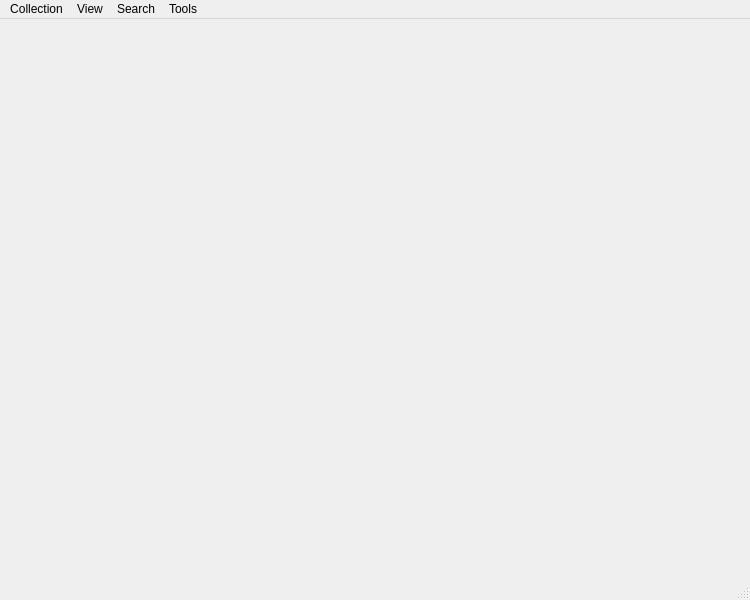
<?xml version="1.0" encoding="UTF-8"?>
<ui version="4.0">
 <class>MainWindow</class>
 <widget class="QMainWindow" name="MainWindow">
  <property name="geometry">
   <rect>
    <x>0</x>
    <y>0</y>
    <width>750</width>
    <height>600</height>
   </rect>
  </property>
  <property name="windowTitle">
   <string>Collector</string>
  </property>
  <property name="windowIcon">
   <iconset resource="img/img.qrc">
    <normaloff>:/collection.png</normaloff>:/collection.png</iconset>
  </property>
  <property name="unifiedTitleAndToolBarOnMac">
   <bool>true</bool>
  </property>
  <widget class="QWidget" name="centralwidget">
   <layout class="QVBoxLayout" name="verticalLayout">
    <item>
     <widget class="QWidget" name="wContainer" native="true"/>
    </item>
   </layout>
  </widget>
  <widget class="QMenuBar" name="menubar">
   <property name="geometry">
    <rect>
     <x>0</x>
     <y>0</y>
     <width>750</width>
     <height>22</height>
    </rect>
   </property>
   <widget class="QMenu" name="menuFile">
    <property name="title">
     <string>Collection</string>
    </property>
    <addaction name="actionProperties"/>
    <addaction name="separator"/>
   </widget>
   <widget class="QMenu" name="menuSearch">
    <property name="title">
     <string>Search</string>
    </property>
    <addaction name="actionQuick_search"/>
    <addaction name="actionAdvanced_Search"/>
   </widget>
   <widget class="QMenu" name="menuTools">
    <property name="title">
     <string>Tools</string>
    </property>
    <addaction name="actionDiscover"/>
    <addaction name="actionExport"/>
    <addaction name="actionImport"/>
    <addaction name="actionPreferences"/>
   </widget>
   <widget class="QMenu" name="menuView">
    <property name="title">
     <string>View</string>
    </property>
    <addaction name="actionView_Dashboard"/>
    <addaction name="actionFullscreen"/>
   </widget>
   <addaction name="menuFile"/>
   <addaction name="menuView"/>
   <addaction name="menuSearch"/>
   <addaction name="menuTools"/>
  </widget>
  <widget class="QStatusBar" name="statusbar"/>
  <action name="actionQuick_search">
   <property name="text">
    <string>Quick search...</string>
   </property>
   <property name="shortcut">
    <string>Ctrl+F</string>
   </property>
  </action>
  <action name="actionView_Dashboard">
   <property name="icon">
    <iconset resource="img/img.qrc">
     <normaloff>:/dashboard.png</normaloff>:/dashboard.png</iconset>
   </property>
   <property name="text">
    <string>Dashboard</string>
   </property>
  </action>
  <action name="actionImport">
   <property name="text">
    <string>Import</string>
   </property>
  </action>
  <action name="actionExport">
   <property name="text">
    <string>Export</string>
   </property>
  </action>
  <action name="actionFullscreen">
   <property name="icon">
    <iconset resource="img/img.qrc">
     <normaloff>:/fullscreen.png</normaloff>:/fullscreen.png</iconset>
   </property>
   <property name="text">
    <string>Fullscreen</string>
   </property>
   <property name="shortcut">
    <string>Ctrl+Shift+F</string>
   </property>
  </action>
  <action name="actionDiscover">
   <property name="icon">
    <iconset resource="img/img.qrc">
     <normaloff>:/ico/search.png</normaloff>:/ico/search.png</iconset>
   </property>
   <property name="text">
    <string>Discover</string>
   </property>
  </action>
  <action name="actionPreferences">
   <property name="text">
    <string>Preferences</string>
   </property>
  </action>
  <action name="actionAdvanced_Search">
   <property name="icon">
    <iconset resource="img/img.qrc">
     <normaloff>:/ico/search.png</normaloff>:/ico/search.png</iconset>
   </property>
   <property name="text">
    <string>Advanced search</string>
   </property>
  </action>
  <action name="actionProperties">
   <property name="icon">
    <iconset resource="img/img.qrc">
     <normaloff>:/ico/info.png</normaloff>:/ico/info.png</iconset>
   </property>
   <property name="text">
    <string>Properties</string>
   </property>
   <property name="shortcut">
    <string>Ctrl+I</string>
   </property>
  </action>
 </widget>
 <resources>
  <include location="img/img.qrc"/>
 </resources>
 <connections/>
</ui>
